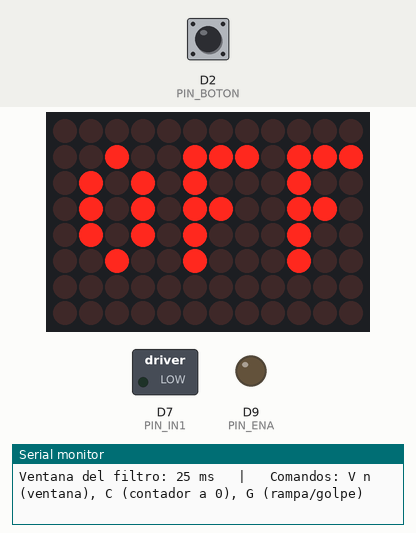
This sketch was run on a simulated Arduino Uno R4 WiFi. On the bench: 12×8 LED matrix, switched loads named in the sketch (green lamp = pin HIGH), output pins drawn as LEDs (lit = HIGH), the last lines printed to the serial monitor. The test bench sets the inputs (shaded band); at power-on: D2 (PIN_BOTON) HIGH.

Above: at 3.6 s.
3.7 s: D2 (PIN_BOTON) pulled LOW for 0.15 s
At 3.87 s:
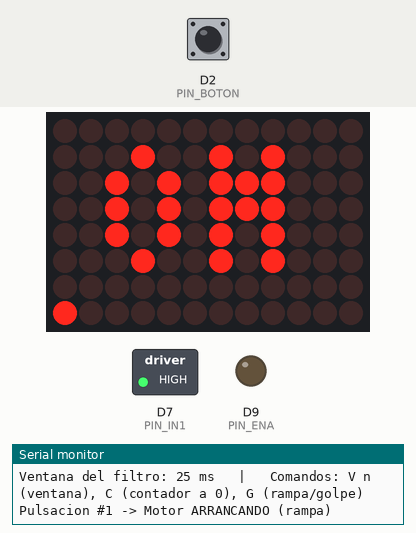
4.4 s: D2 (PIN_BOTON) pulled LOW for 1 s
At 4.8 s:
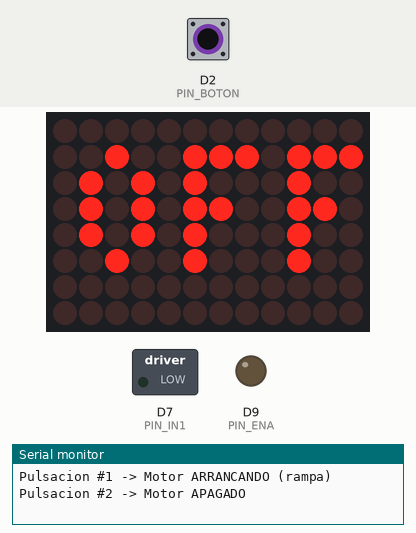
6.9 s: D2 (PIN_BOTON) pulled LOW for 0.15 s
At 9.2 s:
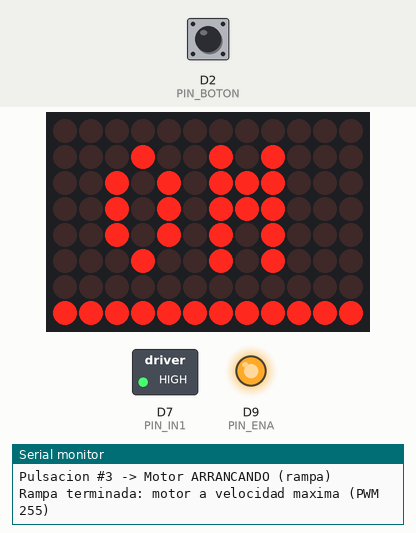
11.4 s: D2 (PIN_BOTON) pulled LOW for 3.2 s
At 12.6 s:
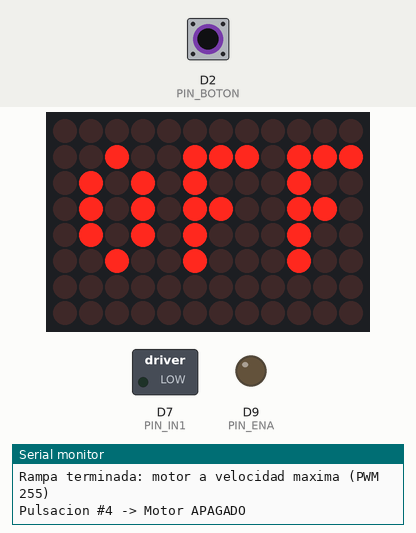
Timing chart, 0 to 14.4 s (numbered marks = the images above; inputs shaded):
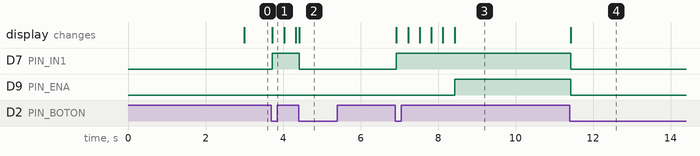

Measured:
- after the input at 3.7 s, D7 (PIN_IN1): LOW → HIGH at once; the display: changes at once (image 1)
- after the input at 4.4 s, D7 (PIN_IN1): HIGH → LOW at once; D9 (PIN_ENA): stays LOW (without the input it goes to HIGH after 0.83 s); the display: changes at once (image 2)
- after the input at 6.9 s, D7 (PIN_IN1): LOW → HIGH at once; D9 (PIN_ENA): LOW → HIGH after 1.5 s; the display: first changes at once (image 3 shows a later state)
- after the input at 11.4 s, D7 (PIN_IN1), D9 (PIN_ENA): HIGH → LOW at once; the display: changes at once (image 4)

The sketch:

Boton_Arranque_Paro.ino
```cpp
/*
  Practica 4.1.2: Boton de arranque/paro a prueba de rebotes y apagones.
  Arduino UNO R4 WiFi + modulo puente H L298N + motorreductor + pulsador.
  Equipo: Rosa Guadalupe Romero Navarro, Javier Ramon Quintero Valdez
          y Gabriel Alejandro Barron Sarabia.

  Motor:  D9 (PWM) -> ENA del L298N (jumper ENA quitado); D7 -> IN1; IN2 a GND.
  Boton:  una pata a D2 y la opuesta a GND (INPUT_PULLUP, sin resistencia).
  Potencia: 2 pilas 18650 en serie a +12V y GND del L298N; jumper 5V-EN puesto.
  GND del L298N unido al GND del Arduino (tierra comun obligatoria).

  Una pulsacion arranca el motor con rampa (0 a 255 en 1.5 s); la siguiente lo para de inmediato.
  Defensas:
    - Rebote: la clase Boton solo acepta un cambio que se queda quieto 25 ms (filtro con millis()).
    - Apagon: setup() deja el motor apagado antes que nada, avisa el reinicio en la matriz LED
      y en el Monitor Serie, y el motor solo arranca con una pulsacion nueva.

  Comandos por el Monitor Serie (115200 baudios, cualquier ajuste de linea):
    V n   cambia la ventana del filtro a n ms (para la prueba de 2, 25 y 300 ms)
    C     pone el contador de pulsaciones en 0
    G     alterna el arranque entre rampa y golpe (PWM directo a 255), para compararlos

  No utiliza delay().
*/

#include <Arduino_LED_Matrix.h>

const uint8_t PIN_BOTON = 2;
const uint8_t PIN_IN1 = 7;
const uint8_t PIN_ENA = 9;                 // PWM: velocidad del motor.
const uint32_t VENTANA_MS = 25;            // Tiempo que la senal debe quedarse quieta.
const uint32_t RAMPA_MS = 1500;            // De 0 a 255 en este tiempo.
const uint32_t AVISO_MS = 3000;            // Cuanto dura el aviso de reinicio en la matriz.
const uint32_t FIN_DE_ORDEN_MS = 50;       // Silencio que cierra una orden sin fin de linea.
const uint8_t LARGO_ORDEN = 12;


// ---------------------------------------------------------------- Filtro de rebotes
class Boton {
  public:
    Boton(uint8_t pin, uint32_t ventana = VENTANA_MS)
      : pin_(pin), lecturaAnterior_(HIGH), estadoAceptado_(HIGH),
        ultimoCambio_(0), ventana_(ventana), huboPulsacion_(false) {}

    // Si el boton ya esta oprimido al arrancar, se toma como el estado de partida:
    // asi un dedo que se quedo en el boton durante el reinicio no arranca el motor.
    void iniciar() {
      pinMode(pin_, INPUT_PULLUP);
      lecturaAnterior_ = estadoAceptado_ = digitalRead(pin_);
      ultimoCambio_ = millis();
      huboPulsacion_ = false;
    }

    void actualizar() {
      uint8_t lectura = digitalRead(pin_);
      uint32_t ahora = millis();
      if (lectura != lecturaAnterior_) {
        ultimoCambio_ = ahora;                // Cada rebote reinicia el cronometro.
      }
      if (ahora - ultimoCambio_ >= ventana_ && lectura != estadoAceptado_) {
        estadoAceptado_ = lectura;
        if (estadoAceptado_ == LOW) {
          huboPulsacion_ = true;              // Solo cuenta el paso de suelto a oprimido.
        }
      }
      lecturaAnterior_ = lectura;
    }

    // Entrega cada pulsacion real una sola vez.
    bool fuePresionado() {
      if (huboPulsacion_) {
        huboPulsacion_ = false;
        return true;
      }
      return false;
    }

    void cambiarVentana(uint32_t ventana) { ventana_ = ventana; }
    uint32_t ventana() const { return ventana_; }

  private:
    uint8_t pin_;
    uint8_t lecturaAnterior_;
    uint8_t estadoAceptado_;
    uint32_t ultimoCambio_;
    uint32_t ventana_;
    bool huboPulsacion_;
};


// ---------------------------------------------------------------- Motor
enum EstadoMotor { APAGADO, ARRANCANDO, ENCENDIDO };

Boton boton(PIN_BOTON);
ArduinoLEDMatrix matriz;

EstadoMotor estado = APAGADO;
uint8_t pwm = 0;
uint32_t inicioRampa = 0;
bool arranqueConRampa = true;
uint32_t pulsaciones = 0;
uint32_t finAviso = 0;
bool avisoVisible = true;

void escribirPwm(uint8_t valor) {
  pwm = valor;
  analogWrite(PIN_ENA, pwm);
}

void pararMotor() {                        // Paro inmediato.
  escribirPwm(0);
  digitalWrite(PIN_IN1, LOW);
  estado = APAGADO;
}

void arrancarMotor() {
  digitalWrite(PIN_IN1, HIGH);
  if (arranqueConRampa) {
    inicioRampa = millis();
    escribirPwm(0);
    estado = ARRANCANDO;
  } else {
    escribirPwm(255);                      // De golpe: solo para comparar.
    estado = ENCENDIDO;
  }
}

// Sube el PWM en proporcion al tiempo transcurrido desde que empezo la rampa.
void actualizarRampa() {
  if (estado != ARRANCANDO) {
    return;
  }
  uint32_t transcurrido = millis() - inicioRampa;
  if (transcurrido >= RAMPA_MS) {
    escribirPwm(255);
    estado = ENCENDIDO;
    Serial.println("Rampa terminada: motor a velocidad maxima (PWM 255)");
    return;
  }
  uint8_t valor = (uint8_t)(255UL * transcurrido / RAMPA_MS);
  if (valor != pwm) {
    escribirPwm(valor);
  }
}


// ---------------------------------------------------------------- Matriz LED
// Letras de 3x5; cada fila es un numero de 3 bits (el bit mas alto es la columna izquierda).
const uint8_t LETRA_R[5] = {0b110, 0b101, 0b110, 0b101, 0b101};
const uint8_t LETRA_S[5] = {0b011, 0b100, 0b010, 0b001, 0b110};
const uint8_t LETRA_T[5] = {0b111, 0b010, 0b010, 0b010, 0b010};
const uint8_t LETRA_O[5] = {0b010, 0b101, 0b101, 0b101, 0b010};
const uint8_t LETRA_N[5] = {0b101, 0b111, 0b111, 0b101, 0b101};
const uint8_t LETRA_F[5] = {0b111, 0b100, 0b110, 0b100, 0b100};

void ponerLetra(uint8_t imagen[8][12], const uint8_t letra[5], uint8_t columna) {
  for (uint8_t fila = 0; fila < 5; ++fila)
    for (uint8_t c = 0; c < 3; ++c)
      if (letra[fila] & (0b100 >> c))
        imagen[fila + 1][columna + c] = 1;
}

void mostrarAviso() {                      // "RST": el sistema se reinicio.
  uint8_t imagen[8][12] = {};
  ponerLetra(imagen, LETRA_R, 1);
  ponerLetra(imagen, LETRA_S, 5);
  ponerLetra(imagen, LETRA_T, 9);
  matriz.renderBitmap(imagen, 8, 12);
}

// "ON" u "OFF" y, en la fila de abajo, una barra con la velocidad (sube durante la rampa).
void mostrarEstadoMotor() {
  static int ultimo = -1;
  int actual = (estado == APAGADO) ? -2 : pwm * 12 / 256;
  if (actual == ultimo) {
    return;                                // Sin cambios: no se redibuja.
  }
  ultimo = actual;
  uint8_t imagen[8][12] = {};
  if (estado == APAGADO) {
    ponerLetra(imagen, LETRA_O, 1);
    ponerLetra(imagen, LETRA_F, 5);
    ponerLetra(imagen, LETRA_F, 9);
  } else {
    ponerLetra(imagen, LETRA_O, 2);
    ponerLetra(imagen, LETRA_N, 6);
    for (int c = 0; c <= actual; ++c) {
      imagen[7][c] = 1;
    }
  }
  matriz.renderBitmap(imagen, 8, 12);
}

void actualizarMatriz() {
  if (avisoVisible) {
    if (millis() < finAviso) {
      return;
    }
    avisoVisible = false;
  }
  mostrarEstadoMotor();
}


// ---------------------------------------------------------------- Monitor Serie
char orden[LARGO_ORDEN + 1];
uint8_t largo = 0;
uint32_t ultimoCaracter = 0;

const char *textoEstado() {
  if (estado == ARRANCANDO) return "ARRANCANDO (rampa)";
  return estado == ENCENDIDO ? "ENCENDIDO" : "APAGADO";
}

void ejecutar(char *texto) {
  if (texto[0] == 'V') {
    long ms = atol(texto + 1);
    if (ms <= 0) {
      Serial.println("Uso: V n  (n = ventana en ms, por ejemplo V 2, V 25 o V 300)");
      return;
    }
    boton.cambiarVentana((uint32_t)ms);
    Serial.print("Ventana del filtro: ");
    Serial.print(boton.ventana());
    Serial.println(" ms");
  } else if (strcmp(texto, "C") == 0) {
    pulsaciones = 0;
    Serial.println("Contador en 0");
  } else if (strcmp(texto, "G") == 0) {
    arranqueConRampa = !arranqueConRampa;
    Serial.print("Arranque: ");
    Serial.println(arranqueConRampa ? "con rampa (1.5 s)" : "de golpe (PWM directo a 255)");
  } else if (texto[0] != '\0') {
    Serial.print("Comando desconocido: ");
    Serial.print(texto);
    Serial.println("  (use V n, C o G)");
  }
}

void cerrarOrden() {
  orden[largo] = '\0';
  ejecutar(orden);
  largo = 0;
}

// Junta los caracteres sin bloquear. La orden termina con fin de linea o, si el monitor
// no lo manda ("Sin ajuste de linea"), tras 50 ms sin recibir caracteres.
void leerSerie() {
  while (Serial.available() > 0) {
    char c = (char)Serial.read();
    ultimoCaracter = millis();
    if (c == '\n' || c == '\r') {
      cerrarOrden();
    } else if (c != ' ' && largo < LARGO_ORDEN) {
      orden[largo++] = (char)toupper((unsigned char)c);
    }
  }
  if (largo > 0 && millis() - ultimoCaracter >= FIN_DE_ORDEN_MS) {
    cerrarOrden();
  }
}


// ---------------------------------------------------------------- Programa principal
void setup() {
  // PRIMERA ACCION: motor apagado (PWM en 0 e IN1 en LOW), pase lo que pase antes del reinicio.
  digitalWrite(PIN_ENA, LOW);
  digitalWrite(PIN_IN1, LOW);
  pinMode(PIN_ENA, OUTPUT);
  pinMode(PIN_IN1, OUTPUT);
  pararMotor();

  boton.iniciar();
  matriz.begin();
  mostrarAviso();
  finAviso = millis() + AVISO_MS;

  Serial.begin(115200);
  uint32_t inicio = millis();
  while (!Serial && millis() - inicio < 2000) {
    // Espera al Monitor Serie hasta 2 s, sin delay(); el motor ya esta apagado.
  }
  Serial.println();
  Serial.println("*** SISTEMA REINICIADO ***");
  Serial.println("Practica 4.1.2: boton de arranque/paro a prueba de rebotes y apagones");
  Serial.println("Motor APAGADO (estado seguro). Oprima el boton para arrancar.");
  Serial.print("Ventana del filtro: ");
  Serial.print(boton.ventana());
  Serial.println(" ms   |   Comandos: V n (ventana), C (contador a 0), G (rampa/golpe)");
}

void loop() {
  boton.actualizar();
  if (boton.fuePresionado()) {
    pulsaciones++;
    if (estado == APAGADO) {
      arrancarMotor();
    } else {
      pararMotor();
    }
    Serial.print("Pulsacion #");
    Serial.print(pulsaciones);
    Serial.print(" -> Motor ");
    Serial.println(textoEstado());
  }
  actualizarRampa();
  actualizarMatriz();
  leerSerie();
}
```
